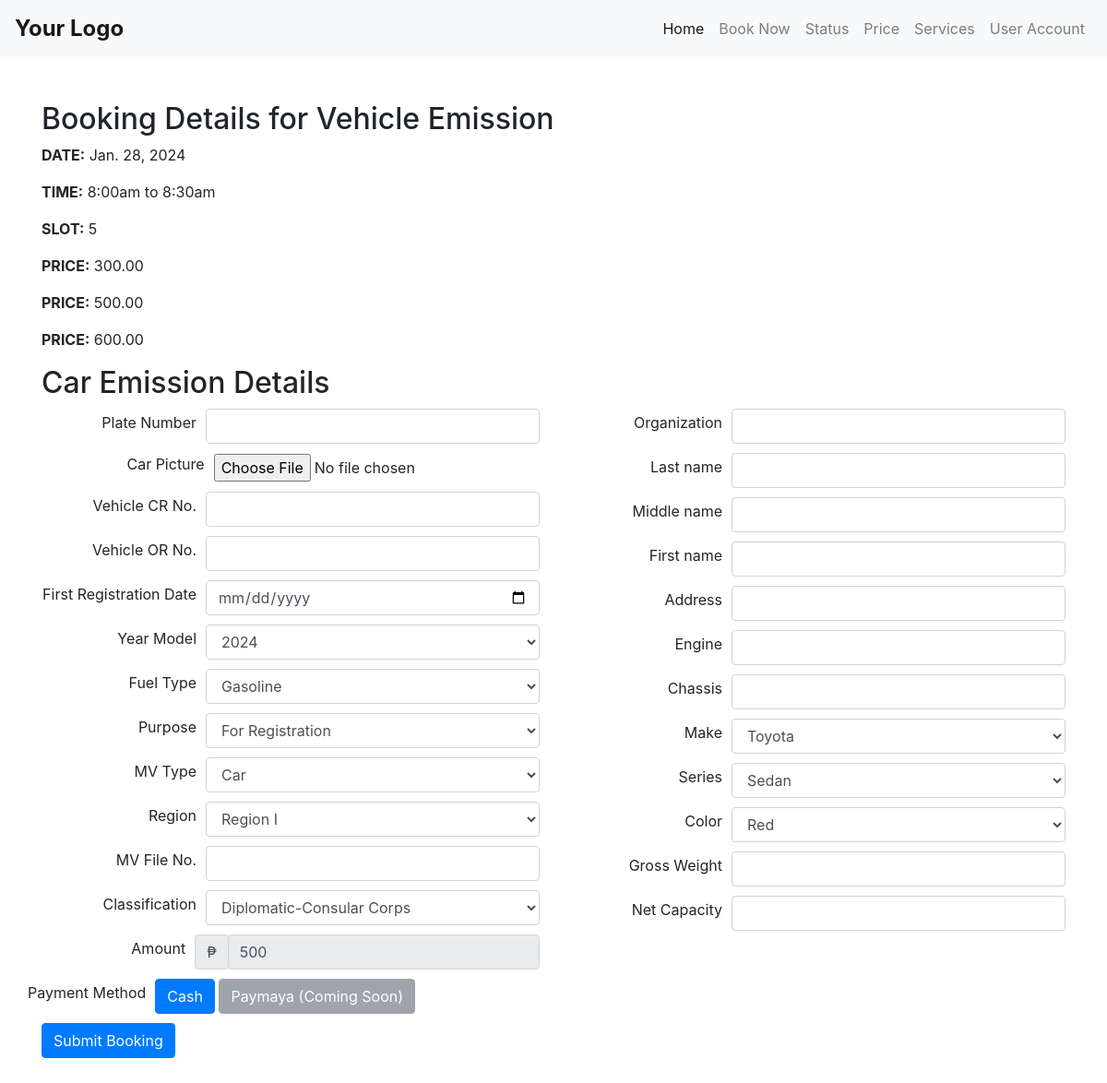
Screenshot of /booking_form1.php?eventId=1 (signed in) with the database file from the repository.
### tables this page shows
CREATE TABLE `schedule_list` (
  `id` int(30) NOT NULL,
  `title` text NOT NULL,
  `description` text NOT NULL,
  `qty_of_person` int(23) NOT NULL,
  `reserve_count` int(23) NOT NULL DEFAULT 0,
  `price_3` decimal(10,2) NOT NULL DEFAULT 0.00,
  `price_2` decimal(10,2) NOT NULL,
  `price_1` decimal(10,2) NOT NULL DEFAULT 0.00,
  `start_datetime` datetime NOT NULL,
  `end_datetime` datetime DEFAULT NULL,
  `availability` varchar(10) NOT NULL DEFAULT 'available'
);

### booking_form1.php (the view, shortened to what this page needs)
<?php
include("partials/navbar.php");
$eventId = intval($_GET['eventId']);
include("connect/connection.php");
$stmt = $connect->prepare("SELECT * FROM schedule_list WHERE id = ?");
$stmt->bind_param("i", $eventId);
$stmt->execute();
$result = $stmt->get_result();
$event = $result->fetch_assoc();
?>
<!DOCTYPE html>
<html lang="en">
<head>
<link rel="stylesheet" href="https://cdnjs.cloudflare.com/ajax/libs/select2/4.0.13/css/select2.min.css">
</head>
<body class="bg-">
    <div class="container py-5">
        <h2>Booking Details for <?php echo $event['title']; ?></h2>
        <p><strong>DATE:</strong> <?php echo date('M. j, Y', strtotime($event['start_datetime'])); ?></p>
        <p><strong>TIME:</strong> <?php echo date('g:ia', strtotime($event['start_datetime'])) . ' to ' . date('g:ia', strtotime($event['end_datetime'])); ?></p>
        <p><strong>SLOT:</strong> <?php echo $event['qty_of_person']; ?></p>
        <p><strong>PRICE:</strong> <?php echo $event['price_1']; ?></p>
        <p><strong>PRICE:</strong> <?php echo $event['price_2']; ?></p>
        <p><strong>PRICE:</strong> <?php echo $event['price_3']; ?></p>
        <h2>Car Emission Details</h2>
        <form action="process_pending.php" method="post" enctype="multipart/form-data">
            <div class="row">
                <div class="col-md-6">
                    <div class="form-group">
                    <label for="plateNumber">Plate Number</label>
                    <input type="text" name="plateNumber" id="plateNumber" class="form-control" required>
                    </div>
                    <div class="form-group">
                    <label for="carPicture">Car Picture</label>
                    <input type="file" name="carPicture" id="carPicture" class="form-control-file" accept="image/*" required>
                    </div>
                    <div class="form-group">
                    <label for="vehicleCrNo">Vehicle CR No.</label>
                    <input type="text" name="vehicleCrNo" id="vehicleCrNo" class="form-control" required>
                    </div>
                    <div class="form-group">
                    <label for="vehicleOrNo">Vehicle OR No.</label>
                    <input type="text" name="vehicleOrNo" id="vehicleOrNo" class="form-control" required>
                    </div>
                    <div class="form-group">
                    <label for="firstRegDate">First Registration Date</label>
                    <input type="date" name="firstRegDate" id="firstRegDate" class="form-control" required>
                    </div>
                    <div class="form-group">
                    <label for="yearModel">Year Model</label>
                    <select name="yearModel" id="yearModel" class="form-control" >
                    <?php
                    $startYear = date("Y") - 20;
                    $endYear = date("Y");
                    for ($year = $endYear; $year >= $startYear; $year--) {
                        echo '<option value="' . $year . '">' . $year . '</option>';
                    }
                    ?>
                    </select>
                    </div>
                    <div class="form-group">
                    <label for="fuelType">Fuel Type</label>
                    <select name="fuelType" id="fuelType" class="form-control">
                    </select>
                    </div>
                    <div class="form-group">
                    <label for="purpose">Purpose</label>
                    <select name="purpose" id="purpose" class="form-control">
                    </select>
                    </div>
                    <div class="form-group">
                    <label for="mvType">MV Type</label>
                    <select name="mvType" id="mvType" class="form-control">
                    </select>
                    </div>
                    <div class="form-group">
                    <label for="region">Region</label>
                    <select name="region" id="region" class="form-control">
                    </select>
                    </div>
                    <div class="form-group">
                    <label for="mvFileNo">MV File No.</label>
                    <input type="text" name="mvFileNo" id="mvFileNo" class="form-control">
                    </div>
                    <div class="form-group">
                    <label for="classification">Classification</label>
                    <select name="classification" id="classification" class="form-control">
                    </select>
                    </div>
                    <div class="form-group">
                    <label for="amount">Amount</label>
                    <div class="input-group-prepend">
        <span class="input-group-text">₱</span>
    </div>
    <input type="text" name="amount" id="amount" class="form-control" value="<?php echo $event['price_1']; ?>" readonly>
                    </div>
                </div>
                <div class="col-md-6">
                    <div class="form-group">
                    <label for="organization">Organization </label>
                    <input type="text" name="organization" id="organization" class="form-control">
                    </div>
                    <div class="form-group">
                    <label for="last_name"> Last name </label>
                    <input type="text" name="customerLastName" id="last_name" class="form-control" >
                </div>
                <div class="form-group">
                <label for="middle_name"> Middle name </label>
                <input type="text" name="customerMiddleName" id="middle_name" class="form-control">
                </div>
                <div class="form-group">
                <label for="first_name"> First name </label>
                <input type="text" name="customerFirstName" id="first_name" class="form-control" >
                </div>
                    <div class="form-group">
                    <label for="address">Address</label>
                    <input type="type" name="customerAddress" id="address" class="form-control" >
                    </div>
                    <div class="form-group">
                    <label for="engine">Engine</label>
                    <input type="text" name="engine" id="engine" class="form-control">
                    </div>
                    <div class="form-group">
                    <label for="chassis">Chassis</label>
                    <input type="text" name="chassis" id="chassis" class="form-control">
                    </div>
                    <div class="form-group">
                    <label for="make">Make</label>
                    <select name="make" id="make" class="form-control">
                    </select>
                    </div>
                    <div class="form-group">
                    <label for="series">Series</label>
                    <select name="series" id="series" class="form-control">
                    </select>
                    </div>
                    <div class="form-group">
                    <label for="color">Color</label>
                    <select name="color" id="color" class="form-control">
                    </select>
                    </div>
                    <div class="form-group">
                    <label for="grossWeight">Gross Weight</label>
                    <input type="text" name="grossWeight" id="grossWeight" class="form-control">
                    </div>
                    <div class="form-group">
                    <label for="netCapacity">Net Capacity</label>
                    <input type="text" name="netCapacity" id="netCapacity" class="form-control">
                    </div>
                </div>
                <div class="form-group">
    <label>Payment Method</label>
    <div>
        <button type="button" class="btn btn-primary payment-method" data-value="cash">Cash</button>
        <button type="button" class="btn btn-secondary payment-method" data-value="paymaya" disabled>Paymaya (Coming Soon)</button>
    </div>
</div>
            </div>
            <button type="submit" class="btn btn-primary">Submit Booking</button>
        </form>
    </div>
</body>
</html>

### booking_form1.php (style rules this page uses)
.form-group { margin-bottom: 10px; display: flex; align-items: center; }
.form-group label { flex: 1; padding-right: 10px; text-align: right; }
.form-group input, .form-group select, .form-group textarea { flex: 2; }

### rows the page displays
schedule_list: title "Vehicle Emission", start_datetime "Jan. 28, 2024", start_datetime "8:00am", end_datetime "8:30am", qty_of_person "5", price_1 "300.00", price_2 "500.00", price_3 "600.00", amount "500"

### other values shown
form field yearModel "2024"
